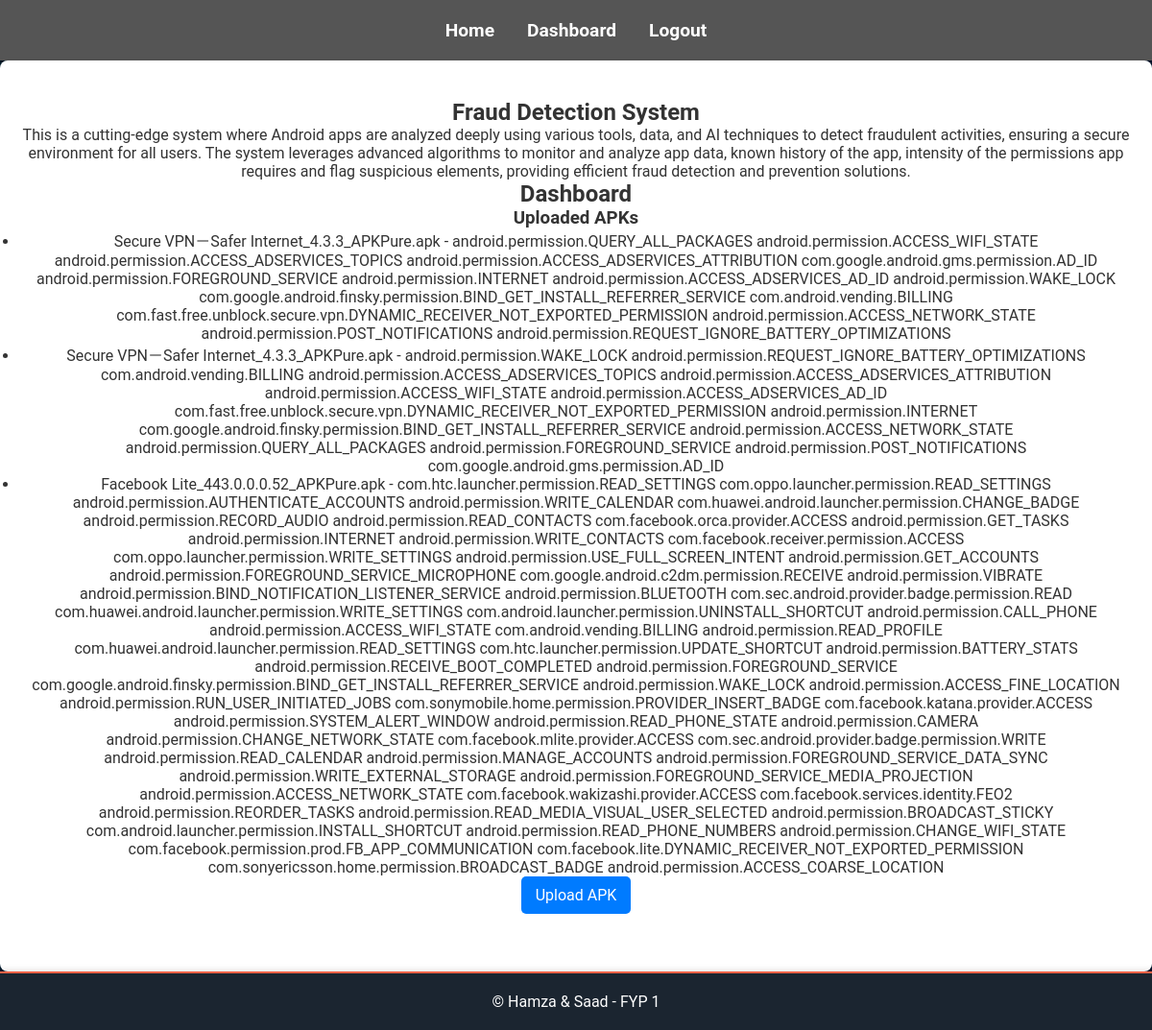
/dashboard (signed in), run on the app's committed database.
### models.py (models this page shows)
class APKUpload(db.Model):
    id = db.Column(db.Integer, primary_key=True)
    user_id = db.Column(db.Integer, db.ForeignKey('user.id'), nullable=False)
    filename = db.Column(db.String(150), nullable=False)
    apk_metadata = db.Column(db.Text, nullable=True)  # Renamed from 'metadata' to 'apk_metadata'
    permissions = db.Column(db.Text, nullable=True)
    date_uploaded = db.Column(db.DateTime, default=db.func.now())

### app.py (the view)
@app.route('/dashboard')
@login_required
def dashboard():
    uploads = APKUpload.query.filter_by(user_id=current_user.id).all()
    return render_template('dashboard.html', uploads=uploads)

### app.py (called while the page is built)
@login_manager.user_loader
def load_user(user_id):
    return User.query.get(int(user_id))

### templates/dashboard.html
{% extends "base.html" %}
{% block content %}
<h2>Dashboard</h2>
<h3>Uploaded APKs</h3>
<ul>
    {% for upload in uploads %}
        <li>{{ upload.filename }} - {{ upload.permissions }}</li>
    {% else %}
        <li>No uploads yet.</li>
    {% endfor %}
</ul>
<div style="margin-bottom: 20px;">
    <a href="{{ url_for('upload_apk') }}" style="display: inline-block; padding: 10px 15px; background-color: #007bff; color: white; text-decoration: none; border-radius: 5px;">
        Upload APK
    </a>
</div>
{% endblock %}

### templates/base.html (shortened to what this page needs)
<!DOCTYPE html>
<html lang="en">
<head>
    <link rel="stylesheet" href="{{ url_for('static', filename='styles.css') }}">
</head>
<body>
    <header>
        <nav>
            <ul>
                <li><a href="{{ url_for('home') }}">Home</a></li>
                {% if current_user.is_authenticated %}
                    <li><a href="{{ url_for('dashboard') }}">Dashboard</a></li>
                    <li><a href="{{ url_for('logout') }}">Logout</a></li>
                {% else %}
                    <li><a href="{{ url_for('login') }}">Login</a></li>
                    <li><a href="{{ url_for('signup') }}">Sign Up</a></li>
                {% endif %}
            </ul>
        </nav>
    </header>
    <main>
        <section class="intro">
            <h1>Fraud Detection System</h1>
            <p>This is a cutting-edge system where Android apps are analyzed deeply using various tools, data, and AI techniques to detect fraudulent activities, ensuring a secure environment for all users. The system leverages advanced algorithms to monitor and analyze app data, known history of the app, intensity of the permissions app requires and flag suspicious elements, providing efficient fraud detection and prevention solutions.</p>
        </section>
        {% block content %}{% endblock %}
    </main>
    <footer>
        <p>&copy; Hamza & Saad - FYP 1</p>
    </footer>
</body>
</html>

### static/styles.css (style rules this page uses)
* { margin: 0; padding: 0; box-sizing: border-box; }
body { font-family: 'Roboto', sans-serif; background: linear-gradient(135deg, #f5f7fa, #c3cfe2); color: #333; min-height: 100vh; display: flex; flex-direction: column; justify-content: space-between; transition: all 0.3s ease; }
header { background: #333; color: white; padding: 20px 0; text-align: center; box-shadow: 0 4px 6px rgba(0, 0, 0, 0.1); transition: background 0.3s ease; }
nav ul { list-style-type: none; padding: 0; text-align: center; }
nav ul li { display: inline-block; margin: 0 15px; }
nav ul li a { color: white; text-decoration: none; font-size: 1.2rem; font-weight: bold; transition: color 0.3s ease, transform 0.3s ease; }
main { padding: 40px 20px; text-align: center; background: #fff; box-shadow: 0 6px 12px rgba(0, 0, 0, 0.1); border-radius: 8px; transition: transform 0.3s ease, box-shadow 0.3s ease; }
footer { background-color: #1b2530; padding: 20px; text-align: center; color: #fff; font-size: 1rem; border-top: 2px solid #ff6347; box-shadow: 0 -2px 6px rgba(0, 0, 0, 0.1); }
footer { position: relative; z-index: 2; }
a { text-decoration: none; color: #333; position: relative; }
a::after { content: ''; position: absolute; width: 100%; height: 2px; background-color: #ff6347; bottom: 0; left: 0; transform: scaleX(0); transform-origin: bottom right; transition: transform 0.3s ease; }
html { scroll-behavior: smooth; }

### data on the page
APKUpload: filename "Secure VPN－Safer Internet_4.3.3_APKPure.apk", permissions "android.permission.QUERY_ALL_PACKAGES android.permission.ACCESS_WIFI_STATE android.permission.ACCESS_ADSERVICES_TOPICS android.permission.ACCESS_ADSERVICES_ATTRIBUTION com.google.android.gms.permission.AD_ID android.permission.FOREGROUND_SERVICE android.permission.INTERNET android.permission.ACCESS_ADSERVICES_AD_ID android.permission.WAKE_LOCK com.google.android.finsky.permission.BIND_GET_INSTALL_REFERRER_SERVICE com.android.vending.BILLING com.fast.free.unblock.secure.vpn.DYNAMIC_RECEIVER_NOT_EXPORTED_PERMISSION android.permission.ACCESS_NETWORK_STATE android.permission.POST_NOTIFICATIONS android.permission.REQUEST_IGNORE_BATTERY_OPTIMIZATIONS"
APKUpload: filename "Secure VPN－Safer Internet_4.3.3_APKPure.apk", permissions "android.permission.WAKE_LOCK android.permission.REQUEST_IGNORE_BATTERY_OPTIMIZATIONS com.android.vending.BILLING android.permission.ACCESS_ADSERVICES_TOPICS android.permission.ACCESS_ADSERVICES_ATTRIBUTION android.permission.ACCESS_WIFI_STATE android.permission.ACCESS_ADSERVICES_AD_ID com.fast.free.unblock.secure.vpn.DYNAMIC_RECEIVER_NOT_EXPORTED_PERMISSION android.permission.INTERNET com.google.android.finsky.permission.BIND_GET_INSTALL_REFERRER_SERVICE android.permission.ACCESS_NETWORK_STATE android.permission.QUERY_ALL_PACKAGES android.permission.FOREGROUND_SERVICE android.permission.POST_NOTIFICATIONS com.google.android.gms.permission.AD_ID"
APKUpload: filename "Facebook Lite_443.0.0.0.52_APKPure.apk", permissions "com.htc.launcher.permission.READ_SETTINGS com.oppo.launcher.permission.READ_SETTINGS android.permission.AUTHENTICATE_ACCOUNTS android.permission.WRITE_CALENDAR com.huawei.android.launcher.permission.CHANGE_BADGE android.permission.RECORD_AUDIO android.permission.READ_CONTACTS com.facebook.orca.provider.ACCESS android.permission.GET_TASKS android.permission.INTERNET android.permission.WRITE_CONTACTS com.facebook.receiver.permission.ACCESS com.oppo.launcher.permission.WRITE_SETTINGS android.permission.USE_FULL_SCREEN_INTENT android.permission.GET_ACCOUNTS android.permission.FOREGROUND_SERVICE_MICROPHONE com.google.android.c2dm.permission.RECEIVE android.permission.VIBRATE…"
